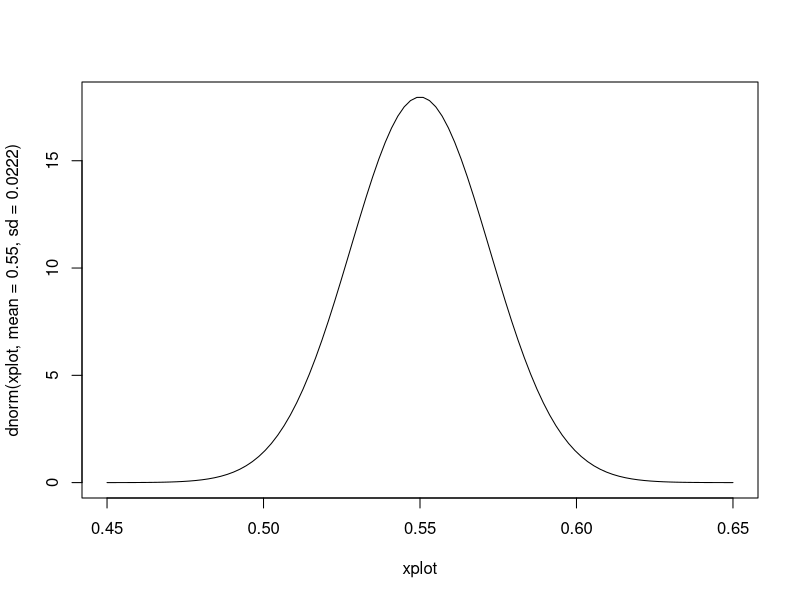

Reproduce this figure in R. (Note: this script raises an error after producing the figure.)
## ---- chunk 1
#| include: false
g <- glue::glue
library(ggplot2)
sapply(list.files(here::here('R'), full.names = T), source)
## ---- chunk 2
xplot <- seq(.45, .65, length.out = 100)


plot(xplot, dnorm(xplot, mean = .55, sd = .0222), type = "l")

## ---- chunk 3
get_lecture_homework(22)
